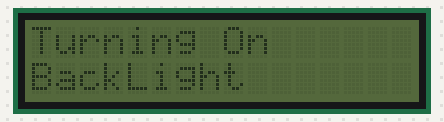
Simulated run of this program. Board: Raspberry Pi (BCM pin numbers). On the bench: 16×2 character LCD. At 30.2 s the program stops and its outputs stay as they are.

Above: at 0.1 s.
At 2.1 s:
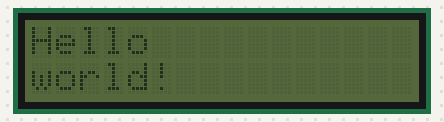
At 7.1 s:
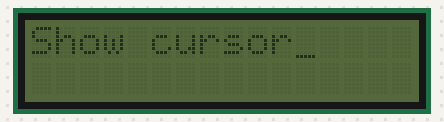
At 12.2 s:
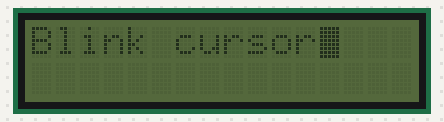
At 27.2 s:
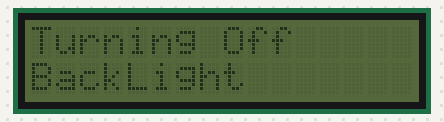
At 30.2 s:
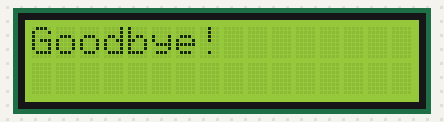

Measured:
- what the display in image 1 shows lasts 5.0 s, from 2.1 s to 7.1 s
- what the display in image 4 shows lasts 3.0 s, from 27.2 s to 30.2 s

The program:

8bit_lcd.py
```python
#!/usr/bin/python
# Example using a character LCD connected to a Raspberry Pi or BeagleBone Black.
import time

import Adafruit_CharLCD as LCD


# Raspberry Pi pin configuration:
lcd_rs        = 21  # Note this might need to be changed to 21 for older revision Pi's.
lcd_en        = 20
lcd_d4        = 12
lcd_d5        = 7
lcd_d6        = 8
lcd_d7        = 25
lcd_backlight = 24

# Define LCD column and row size for 16x2 LCD.
lcd_columns = 16
lcd_rows    = 2

# Initialize the LCD using the pins above.
lcd = LCD.Adafruit_CharLCD(lcd_rs, lcd_en, lcd_d4, lcd_d5, lcd_d6, lcd_d7,lcd_columns, lcd_rows, lcd_backlight)

lcd.clear()
lcd.message('Turning On\nBackLight')
# Turn backlight on.
lcd.set_backlight(0)
time.sleep(2)

# Print a two line message
lcd.clear()
lcd.message('Hello\nworld!')

# Wait 5 seconds
time.sleep(5.0)

# Demo showing the cursor.
lcd.clear()
lcd.show_cursor(True)
lcd.message('Show cursor')

time.sleep(5.0)

# Demo showing the blinking cursor.
lcd.clear()
lcd.blink(True)
lcd.message('Blink cursor')

time.sleep(5.0)

# Stop blinking and showing cursor.
lcd.show_cursor(False)
lcd.blink(False)

# Demo scrolling message right/left.
lcd.clear()
message = 'Scroll'
lcd.message(message)
for i in range(lcd_columns-len(message)):
    time.sleep(0.5)
    lcd.move_right()
for i in range(lcd_columns-len(message)):
    time.sleep(0.5)
    lcd.move_left()

# Demo turning backlight off and on.
lcd.clear()
lcd.message('Turning Off\nBackLight')
# Turn backlight on.
time.sleep(3.0)
lcd.set_backlight(1)
# Change message.
lcd.clear()
lcd.message('Goodbye!')
```
